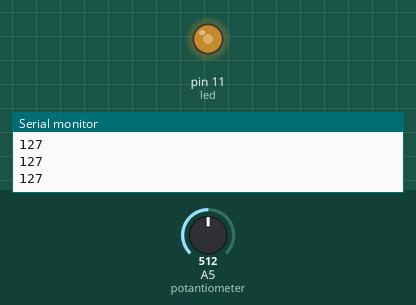
Bench run of a sketch on a simulated Arduino Uno, built with avr-gcc and run on an emulated ATmega328P. On the bench: output pins drawn as LEDs (lit = HIGH), the last lines printed to the serial monitor. The inputs (shaded band) are chosen by the test bench; at power-on: A5 (potantiometer) = 512.

Above: at 1.2 s.
1.3 s: A5 (potantiometer) set to 716
At 2.3 s:
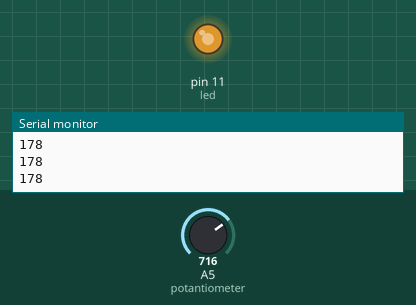
2.8 s: A5 (potantiometer) set to 900
At 3.5 s:
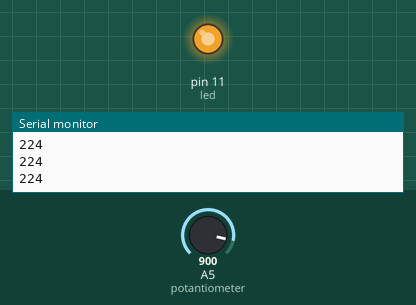
4.3 s: A5 (potantiometer) set to 122
At 5.5 s:
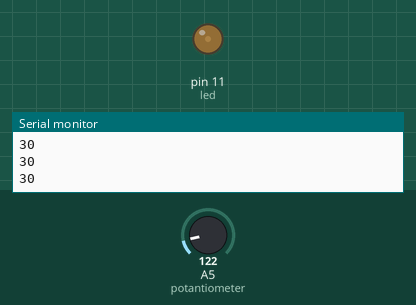
5.8 s: A5 (potantiometer) set to 0
At 6.9 s:
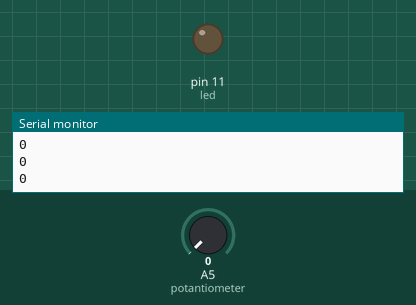
7.3 s: A5 (potantiometer) set to 511
At 8.0 s:
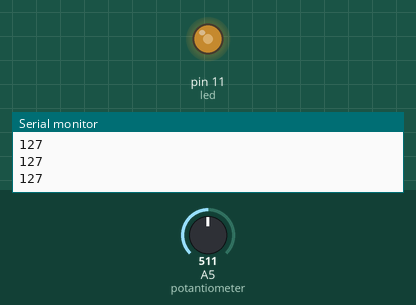
Timing chart, 0 to 9.8 s (numbered marks = the images above; inputs shaded):
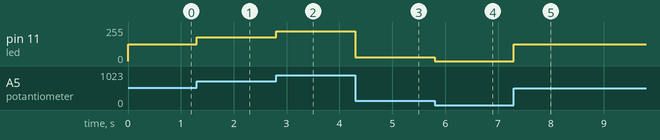

The sketch:

potansiyometre_ile_led_yakma1.ino
```cpp
int potantiometer=A5;
const int led=11; // const sabit değişkendir
int value;

void setup()
{
  pinMode(led , OUTPUT);
  Serial.begin(9600);
  pinMode(potantiometer, INPUT);
}

void loop()
{
  value= analogRead(potantiometer);

  if(Serial.available()){
   Serial.println(value);
  }
  value=map(value,0,1023,0,255);
    analogWrite(led,value);
  Serial.println(value);

}
```

Measured:
- after the input at 1.3 s, pin 11 (led): 127/255 → 178/255 at once
- after the input at 2.8 s, pin 11 (led): 178/255 → 224/255 at once
- after the input at 4.3 s, pin 11 (led): 224/255 → 30/255 at once
- after the input at 5.8 s, pin 11 (led): 30/255 → 0/255 at once
- after the input at 7.3 s, pin 11 (led): 0/255 → 127/255 at once
